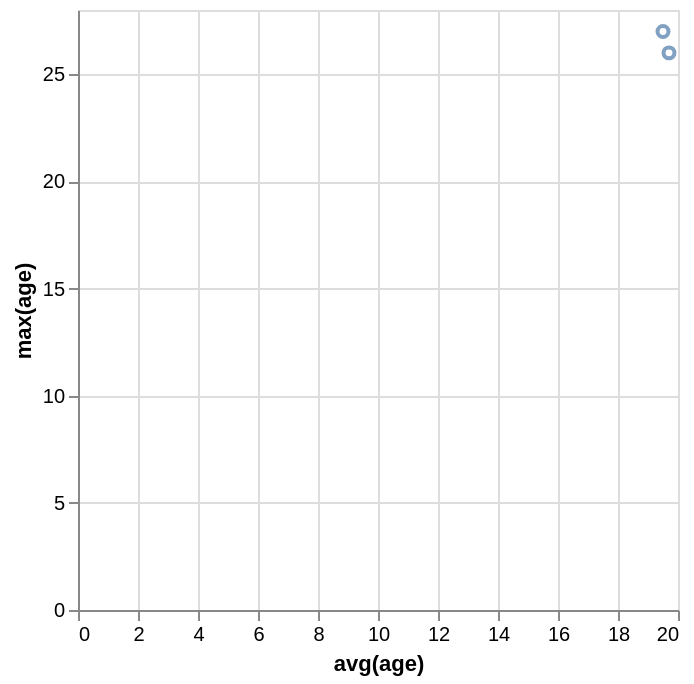

Here is the Vega-Lite specification saved for this chart:
### Vega-Lite specification from a JSON file in a GitHub repository (floating-point values rounded to 4 significant figures)
{"data": {"values": [{"x_data": 19.7, "y_data": 26}, {"x_data": 19.5, "y_data": 27}]}, "mark": "point", "encoding": {"x": {"field": "x_data", "type": "quantitative", "title": "avg(age)"}, "y": {"field": "y_data", "type": "quantitative", "title": "max(age)"}}}
